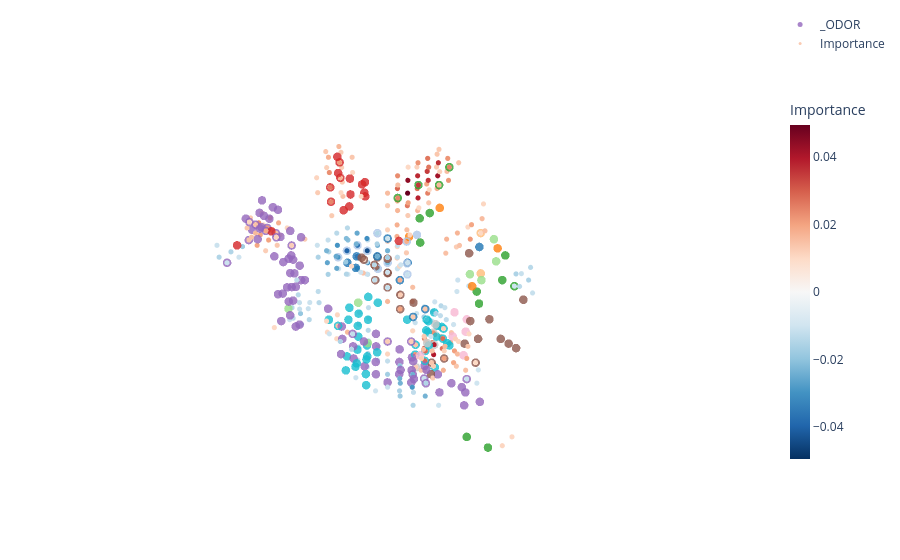

The cell this chart's notebook holds for it:
### Code cell
import plotly.graph_objects as go 


# all_labels is [num_OR x num_odor_classes], 1 if OR activated by odor
odor_activation = all_labels.astype(bool)
# For convenience, store which ORs are activated by which odor
all_labels_odors = []
for i in range(odor_activation.shape[0]):
    active_odors = [IDX_TO_ODOR[j] for j, v in enumerate(odor_activation[i]) if v]
    all_labels_odors.append(active_odors)


_ODOR = 'Sulfurous'

plot_voxels = [voxels[i] for i, _odors in enumerate(all_labels_odors) if _ODOR in _odors]
plot_voxels_cons = vf.sparse_voxel_consensus_res(plot_voxels, threshold=0.1)
positions = np.array(list(plot_voxels_cons))

X, Y, Z = positions[:,0], positions[:,1], positions[:,2]

res = np.array(list(plot_voxels_cons.values()))[:,0]
cons_ratio = np.array(list(plot_voxels_cons.values()))[:,1]

color = cf.distinct_colors(list(vf.AA_RES_OHE), category='tab20')
IDX_TO_AA_RES = {i+1: aa for i, aa in enumerate(vf.AA_RES_OHE)}

fig = go.Figure()
fig.add_trace(go.Scatter3d(
    x=X, y=Y, z=Z,
    mode='markers',
    name="_ODOR",
    marker=dict(
        size=5,  # adjust marker size
        color=[color.get(IDX_TO_AA_RES.get(_res)) for _res in res],  # importance values
        opacity=0.8
    ), 
    # text=[f"Residue {n} {IDX_TO_AA_RES.get(r)}" for n, r in zip(res_num.astype(int), res)],  # hover text
    text=[f"{IDX_TO_AA_RES.get(_r)}, {np.round(_ratio, 2)}%" for _r, _ratio in zip(res, cons_ratio)],  # hover text
    hoverinfo="text"
))
    
    
# Add importance volumes
plot_voxel = odor_importances[_ODOR]
X, Y, Z = np.indices(plot_voxel.shape)

# fig.add_trace(go.Volume(
#     x=X.flatten(),
#     y=Y.flatten(),
#     z=Z.flatten(),
#     name='feature', 
#     value=[i if ((i <= -1e-2) | 
#                  (i >=  1e-2)) else 0 for i in plot_voxel.flatten()],
#     isomin=-np.max(np.abs(plot_voxel)),
#     isomax= np.max(np.abs(plot_voxel)),
#     opacity=0.5,  # global scaling factor
#     surface_count=10,  # number of contour surfaces
#     colorscale="RdBu_r", # red/blue diverging
#     showscale=False,
#     showlegend=True, 
#     hoverinfo='skip', 
#     caps=dict(x_show=False, y_show=False, z_show=False)  # hide box caps
# ))

plot_voxel = odor_importances[_ODOR]
occupied_voxels = np.array(np.where((plot_voxel > 1e-2) |
                                    (plot_voxel < -1e-2))).T
x, y, z = occupied_voxels[:, 0], occupied_voxels[:, 1], occupied_voxels[:, 2]
values = plot_voxel[x, y, z]

# Plot scatter with color scale
fig.add_trace(go.Scatter3d(
    x=x, y=y, z=z,
    mode='markers',
    name="Importance",
    marker=dict(
        size=3,  # adjust marker size
        color=values,  # importance values
        colorscale="RdBu_r",  # red-blue colormap
        cmin=-np.max(np.abs(values)),  # symmetric color range
        cmax=np.max(np.abs(values)),
        opacity=1,
        colorbar=dict(title="Importance", 
                      len=0.7,  # Length of the colorbar (fraction of plot height)
                      lenmode='fraction', # Can be 'fraction' or 'pixels'
                      thickness=20, # Thickness of the colorbar in pixels
                      thicknessmode='pixels'
                      )
    )
))

# fig.update_layout(
#     xaxis_fixedrange=True,
#     yaxis_fixedrange=True
# )


fig = pf._plotly_blank_style(fig)
fig.show()

# fig.write_html(os.path.join(base_dir, f'importance_{_ODOR}_consvox.html'))

### Figure 1 — Plotly figure (JSON) as saved in the notebook; plotly's stock layout.template omitted (floating-point values rounded to 4 significant figures; data arrays with more than 128 entries replaced by an {"elided": "..."} marker saying what was removed)
{"data": [{"hoverinfo": "text", "marker": {"color": {"elided": "224 str values"}, "opacity": 0.8, "size": 5}, "mode": "markers", "name": "_ODOR", "text": {"elided": "224 str values"}, "type": "scatter3d", "x": {"elided": "224 int values"}, "y": {"elided": "224 int values"}, "z": {"elided": "224 int values"}}, {"marker": {"cmax": 0.04943, "cmin": -0.04943, "color": {"elided": "330 float values"}, "colorbar": {"len": 0.7, "lenmode": "fraction", "thickness": 20, "thicknessmode": "pixels", "title": {"text": "Importance"}}, "colorscale": [[0, "rgb(5,48,97)"], [0.1, "rgb(33,102,172)"], [0.2, "rgb(67,147,195)"], [0.3, "rgb(146,197,222)"], [0.4, "rgb(209,229,240)"], [0.5, "rgb(247,247,247)"], [0.6, "rgb(253,219,199)"], [0.7, "rgb(244,165,130)"], [0.8, "rgb(214,96,77)"], [0.9, "rgb(178,24,43)"], [1, "rgb(103,0,31)"]], "opacity": 1, "size": 3}, "mode": "markers", "name": "Importance", "type": "scatter3d", "x": {"elided": "330 int values"}, "y": {"elided": "330 int values"}, "z": {"elided": "330 int values"}}], "layout": {"margin": {"b": 10, "l": 10, "r": 10, "t": 10}, "scene": {"xaxis": {"showbackground": false, "visible": false}, "yaxis": {"showbackground": false, "visible": false}, "zaxis": {"showbackground": false, "visible": false}}}}
